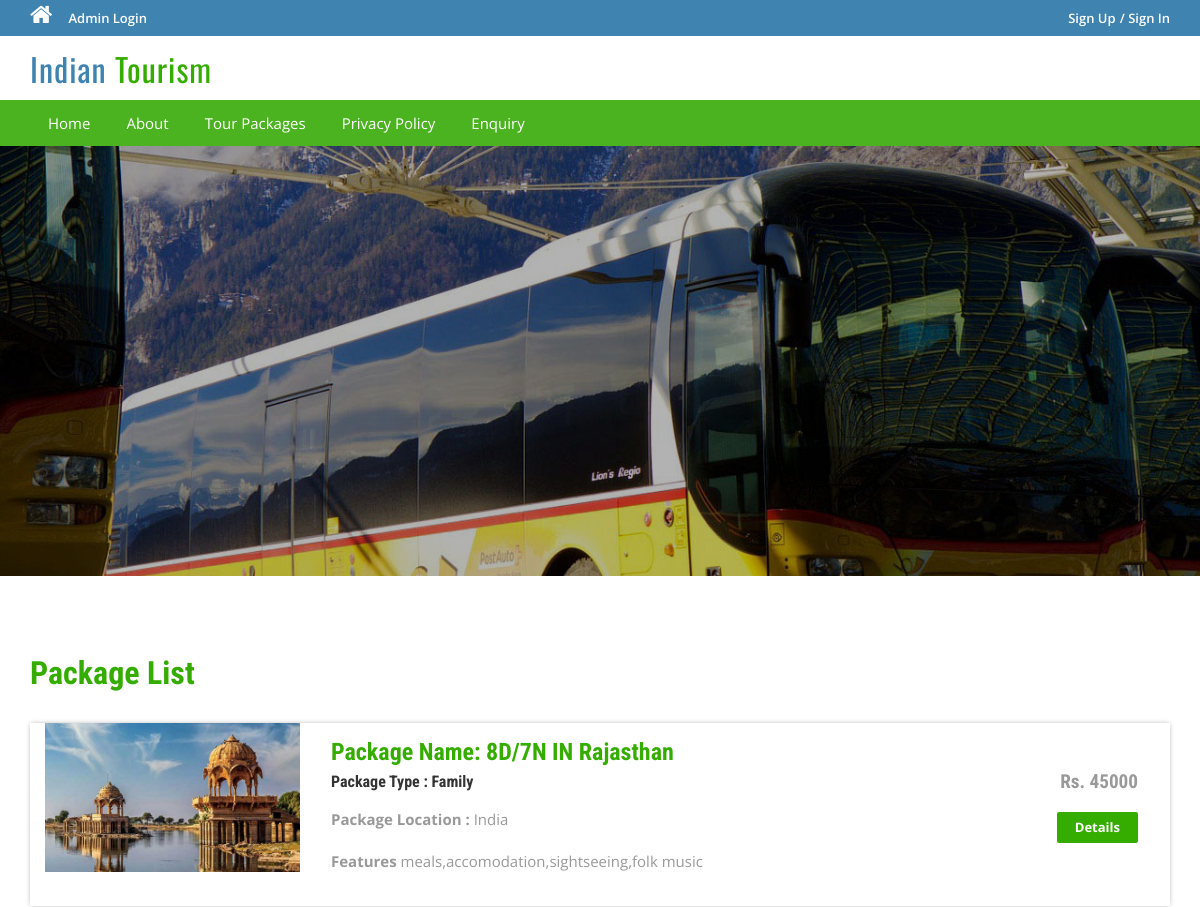
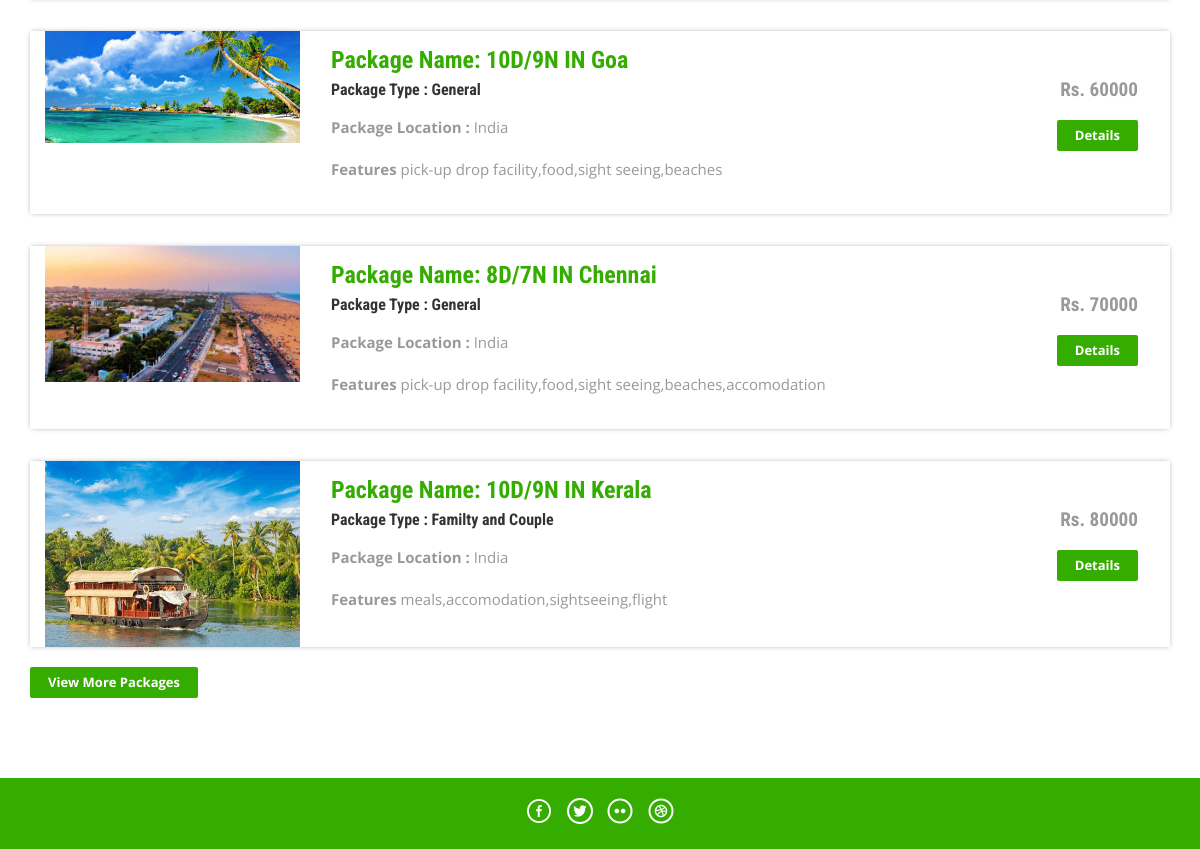
Screenshot of /tms/index.php with the database file from the repository (2 pictures, top to bottom).
### tables this page shows
CREATE TABLE `tbltourpackages` (
  `PackageId` int(11) NOT NULL,
  `PackageName` varchar(200) DEFAULT NULL,
  `PackageType` varchar(150) DEFAULT NULL,
  `PackageLocation` varchar(100) DEFAULT NULL,
  `PackagePrice` int(11) DEFAULT NULL,
  `PackageFetures` varchar(255) DEFAULT NULL,
  `PackageDetails` mediumtext,
  `PackageImage` varchar(100) DEFAULT NULL,
  `Creationdate` timestamp NULL DEFAULT CURRENT_TIMESTAMP,
  `UpdationDate` timestamp NULL DEFAULT NULL ON UPDATE CURRENT_TIMESTAMP
);

### tms/index.php (the view, shortened to what this page needs)
<?php
include('includes/config.php');
?>
<!DOCTYPE HTML>
<html>
<head>
<link href="css/bootstrap.css" rel='stylesheet' type='text/css' />
<link href="css/style.css" rel='stylesheet' type='text/css' />
<link href="css/font-awesome.css" rel="stylesheet">
<link href="css/animate.css" rel="stylesheet" type="text/css" media="all">
</head>
<body>
<?php include('includes/header.php');?>
<div class="banner">
	<div class="container">
		<h1 class="wow zoomIn animated animated" data-wow-delay=".5s" style="visibility: visible; animation-delay: 0.5s; animation-name: zoomIn;"></h1>
	</div>
</div>
<div class="container">
	<div class="holiday">
	<h3>Package List</h3>
<?php $sql = "SELECT * from tbltourpackages order by rand() limit 4";
$query = $dbh->prepare($sql);
$query->execute();
$results=$query->fetchAll(PDO::FETCH_OBJ);
if($query->rowCount() > 0)
{
foreach($results as $result)
{	?>
			<div class="rom-btm">
				<div class="col-md-3 room-left wow fadeInLeft animated" data-wow-delay=".5s">
					<img src="admin/pacakgeimages/<?php echo htmlentities($result->PackageImage);?>" class="img-responsive" alt="">
				</div>
				<div class="col-md-6 room-midle wow fadeInUp animated" data-wow-delay=".5s">
					<h4>Package Name: <?php echo htmlentities($result->PackageName);?></h4>
					<h6>Package Type : <?php echo htmlentities($result->PackageType);?></h6>
					<p><b>Package Location :</b> <?php echo htmlentities($result->PackageLocation);?></p>
					<p><b>Features</b> <?php echo htmlentities($result->PackageFetures);?></p>
				</div>
				<div class="col-md-3 room-right wow fadeInRight animated" data-wow-delay=".5s">
					<h5>Rs. <?php echo htmlentities($result->PackagePrice);?></h5>
					<a href="package-details.php?pkgid=<?php echo htmlentities($result->PackageId);?>" class="view">Details</a>
				</div>
				<div class="clearfix"></div>
			</div>
<?php }} ?>
<div><a href="package-list.php" class="view">View More Packages</a></div>
</div>
	</div>
<?php include('includes/footer.php');?>
</body>
</html>

### tms/css/style.css (style rules this page uses)
html, body { font-size: 100%; background: #fff; font-family: 'Open Sans', sans-serif; }
body a,.grid_1,plan_1,plan_1.one,plan_1.two,i.icon1, i.icon2, i.icon3, i.icon4, i.icon5, i.icon6 { transition:0.5s all; -webkit-transition:0.5s all; -moz-transition:0.5s all; -o-transition:0.5s all; -ms-transition:0.5s all; }
h1,h2,h3,h4,h5,h6 { margin:0; font-family: 'Roboto Condensed', sans-serif; }
p { margin:0; }
.banner { background: url(../images/3.jpg)no-repeat; background-size: cover; -webkit-background-size: cover; -o-background-size: cover; -ms-background-size: cover; -moz-background-size: cover; min-height: 430px; }
.banner h1 { font-size: 50px; margin-bottom: 40px; padding: 4em 0 0; text-align: center; color: #ffffff; }
.holiday { padding: 5em 0; }
.holiday h3 { font-size: 2em; font-weight: 700; color: #34ad00; }
.holiday p { font-size: 1.2em; line-height: 1.8em; margin: 1em 0; color: #999; }
a.view { padding: 6px 18px; font-weight: 700; color: #fff; background-color: #34ad00; border: 0; font-size: 13px; border-radius: 2px; -webkit-transition: all .2s; -moz-transition: all .2s; transition: all .2s; margin-top: 20px; display: inline-block; }
.rom-btm { margin-top: 2em; box-shadow: 0px 0px 5px -1px rgba(0, 0, 0, 0.37); }
.rom-btm h4 { font-size: 1.5em; font-weight: 700; color: #34ad00; }
.rom-btm p { font-size: 15px; color: #999; }
.rom-btm h6 { font-size: 1em; font-weight: 700; margin: 0.5em 0; }
.room-right { text-align: right; padding: 3em 2em; }
.room-midle { padding: 1em; }
.rom-btm h5 { font-size: 1.2em; font-weight: 700; color: #999; }

### rows the page displays
tbltourpackages: PackageImage (picture), PackageName "8D/7N IN Rajasthan", PackageType "Family", PackageLocation "India", PackageFetures "meals,accomodation,sightseeing,folk music", PackagePrice "45000"
tbltourpackages: PackageImage (picture), PackageName "10D/9N IN Goa", PackageType "General", PackageLocation "India", PackageFetures "pick-up drop facility,food,sight seeing,beaches", PackagePrice "60000"
tbltourpackages: PackageImage (picture), PackageName "8D/7N IN Chennai", PackageType "General", PackageLocation "India", PackageFetures "pick-up drop facility,food,sight seeing,beaches,accomodation", PackagePrice "70000"
tbltourpackages: PackageImage (picture), PackageName "10D/9N IN Kerala", PackageType "Familty and Couple", PackageLocation "India", PackageFetures "meals,accomodation,sightseeing,flight", PackagePrice "80000"
